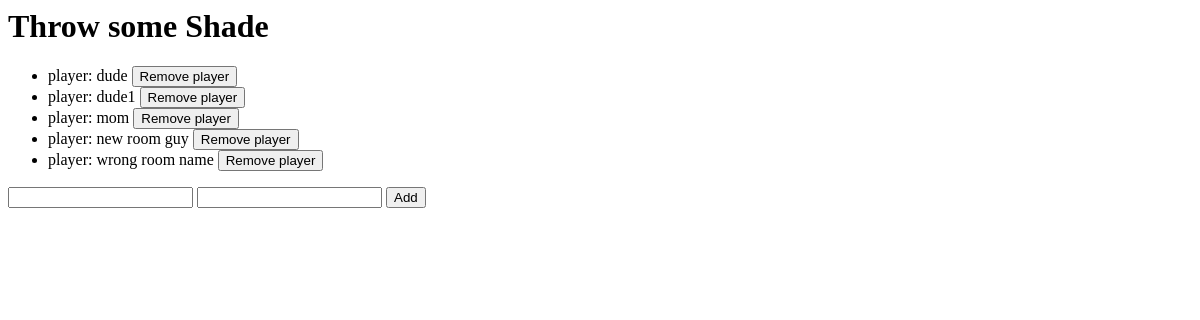
Before: /getAllPlayers/ with the older database file.
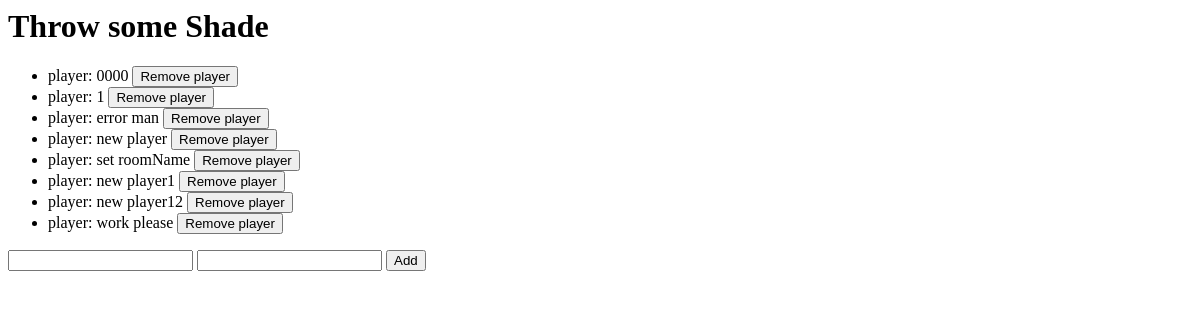
After: the same page with the newer database file.
### GameManager/models.py (models this page shows)
class Player(models.Model):
	roomName = models.CharField(max_length=16)
	playerName= models.CharField(max_length=32, unique= True)
	owner = models.ForeignKey(User,related_name="Player", on_delete=models.CASCADE, null=True)

### GameManager/views.py (the view)
# urls.py: path('getAllPlayers/',getAllPlayers)
def getAllPlayers(request):
	allPlayers = Player.objects.all();
	return render(request,'AllPlayers.html',{'allPlayers':allPlayers})

### Templates/AllPlayers.html
<h1> Throw some Shade </h1>
<ul>
	{% for player in allPlayers%}
	<li> player: {{player.playerName}}
		<form action="/removePlayer/{{player.id}}" style="display:inline"method="post">{% csrf_token %}
			<input type="submit" value="Remove player"/>
		</form>
	</li>
	{% endfor %}
</ul>
<form action="/createPlayer/" method="post">{% csrf_token %}
	<input type="text" name="playerName"/>
	<input type="text" name="what"/>
	<input type="submit" value="Add"/>
</form>

Changed rows visible on the page:
removed Player: playerName "dude"
removed Player: playerName "dude1"
removed Player: playerName "mom"
removed Player: playerName "new room guy"
removed Player: playerName "wrong room name"
added Player: playerName "0000"
added Player: playerName "1"
added Player: playerName "error man"
added Player: playerName "new player"
added Player: playerName "set roomName"
added Player: playerName "new player1"
added Player: playerName "new player12"
added Player: playerName "work please"
